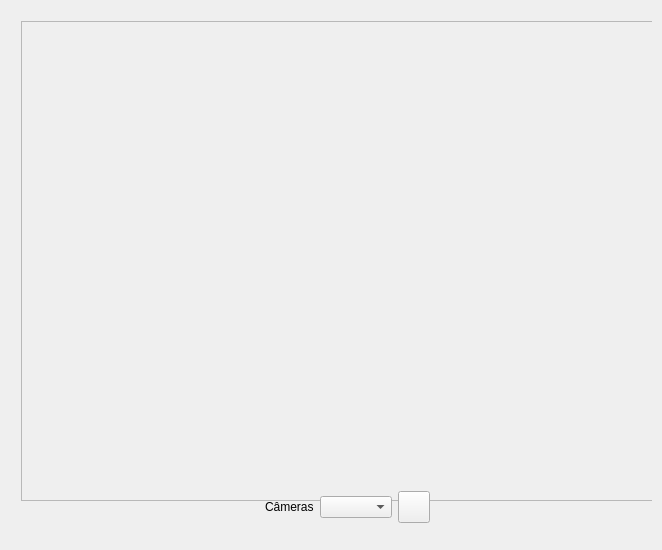
<?xml version="1.0" encoding="UTF-8"?>
<ui version="4.0">
 <class>CameraRecordWidget</class>
 <widget class="QWidget" name="CameraRecordWidget">
  <property name="geometry">
   <rect>
    <x>0</x>
    <y>0</y>
    <width>662</width>
    <height>550</height>
   </rect>
  </property>
  <property name="sizePolicy">
   <sizepolicy hsizetype="Minimum" vsizetype="Minimum">
    <horstretch>0</horstretch>
    <verstretch>0</verstretch>
   </sizepolicy>
  </property>
  <property name="minimumSize">
   <size>
    <width>660</width>
    <height>550</height>
   </size>
  </property>
  <property name="windowTitle">
   <string>CameraExample</string>
  </property>
  <widget class="QWidget" name="centralWidget" native="true">
   <property name="geometry">
    <rect>
     <x>0</x>
     <y>0</y>
     <width>662</width>
     <height>536</height>
    </rect>
   </property>
   <widget class="QWidget" name="layoutWidget">
    <property name="geometry">
     <rect>
      <x>10</x>
      <y>10</y>
      <width>642</width>
      <height>524</height>
     </rect>
    </property>
    <layout class="QVBoxLayout" name="verticalLayout">
     <item>
      <widget class="QLabel" name="frameLabel">
       <property name="sizePolicy">
        <sizepolicy hsizetype="Minimum" vsizetype="Minimum">
         <horstretch>0</horstretch>
         <verstretch>0</verstretch>
        </sizepolicy>
       </property>
       <property name="minimumSize">
        <size>
         <width>640</width>
         <height>480</height>
        </size>
       </property>
       <property name="maximumSize">
        <size>
         <width>640</width>
         <height>480</height>
        </size>
       </property>
       <property name="styleSheet">
        <string notr="true"/>
       </property>
       <property name="frameShape">
        <enum>QFrame::StyledPanel</enum>
       </property>
       <property name="text">
        <string/>
       </property>
      </widget>
     </item>
     <item>
      <layout class="QHBoxLayout" name="horizontalLayout_3">
       <item>
        <spacer name="horizontalSpacer_2">
         <property name="orientation">
          <enum>Qt::Horizontal</enum>
         </property>
         <property name="sizeHint" stdset="0">
          <size>
           <width>40</width>
           <height>20</height>
          </size>
         </property>
        </spacer>
       </item>
       <item>
        <layout class="QHBoxLayout" name="horizontalLayout">
         <item>
          <widget class="QLabel" name="label_2">
           <property name="text">
            <string>Câmeras</string>
           </property>
          </widget>
         </item>
         <item>
          <widget class="QComboBox" name="cbDevices"/>
         </item>
        </layout>
       </item>
       <item>
        <layout class="QHBoxLayout" name="horizontalLayout_2">
         <item>
          <widget class="QPushButton" name="startStopButton">
           <property name="enabled">
            <bool>true</bool>
           </property>
           <property name="sizePolicy">
            <sizepolicy hsizetype="Fixed" vsizetype="Fixed">
             <horstretch>0</horstretch>
             <verstretch>0</verstretch>
            </sizepolicy>
           </property>
           <property name="minimumSize">
            <size>
             <width>32</width>
             <height>32</height>
            </size>
           </property>
           <property name="maximumSize">
            <size>
             <width>32</width>
             <height>32</height>
            </size>
           </property>
           <property name="text">
            <string/>
           </property>
           <property name="iconSize">
            <size>
             <width>32</width>
             <height>32</height>
            </size>
           </property>
          </widget>
         </item>
         <item>
          <spacer name="horizontalSpacer">
           <property name="orientation">
            <enum>Qt::Horizontal</enum>
           </property>
           <property name="sizeHint" stdset="0">
            <size>
             <width>40</width>
             <height>20</height>
            </size>
           </property>
          </spacer>
         </item>
        </layout>
       </item>
      </layout>
     </item>
    </layout>
   </widget>
  </widget>
 </widget>
 <layoutdefault spacing="6" margin="11"/>
 <resources/>
 <connections/>
</ui>
